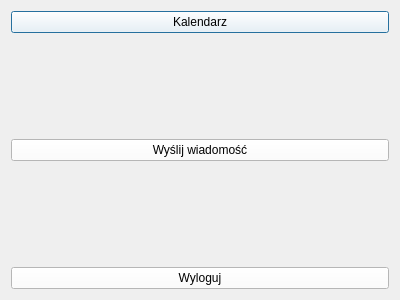
<?xml version="1.0" encoding="UTF-8"?>
<ui version="4.0">
 <class>Doradca</class>
 <widget class="QDialog" name="Doradca">
  <property name="geometry">
   <rect>
    <x>0</x>
    <y>0</y>
    <width>400</width>
    <height>300</height>
   </rect>
  </property>
  <property name="windowTitle">
   <string>Dialog</string>
  </property>
  <layout class="QVBoxLayout" name="verticalLayout">
   <item>
    <widget class="QPushButton" name="Kalendarz">
     <property name="styleSheet">
      <string notr="true">background-color:white;</string>
     </property>
     <property name="text">
      <string>Kalendarz</string>
     </property>
    </widget>
   </item>
   <item>
    <spacer name="verticalSpacer_2">
     <property name="orientation">
      <enum>Qt::Vertical</enum>
     </property>
     <property name="sizeHint" stdset="0">
      <size>
       <width>20</width>
       <height>40</height>
      </size>
     </property>
    </spacer>
   </item>
   <item>
    <widget class="QPushButton" name="Wiadomosc">
     <property name="styleSheet">
      <string notr="true">background-color:white;</string>
     </property>
     <property name="text">
      <string>Wyślij wiadomość</string>
     </property>
    </widget>
   </item>
   <item>
    <spacer name="verticalSpacer">
     <property name="orientation">
      <enum>Qt::Vertical</enum>
     </property>
     <property name="sizeHint" stdset="0">
      <size>
       <width>20</width>
       <height>40</height>
      </size>
     </property>
    </spacer>
   </item>
   <item>
    <widget class="QPushButton" name="Wyloguj">
     <property name="styleSheet">
      <string notr="true">background-color:white;</string>
     </property>
     <property name="text">
      <string>Wyloguj</string>
     </property>
    </widget>
   </item>
  </layout>
 </widget>
 <resources/>
 <connections/>
</ui>
